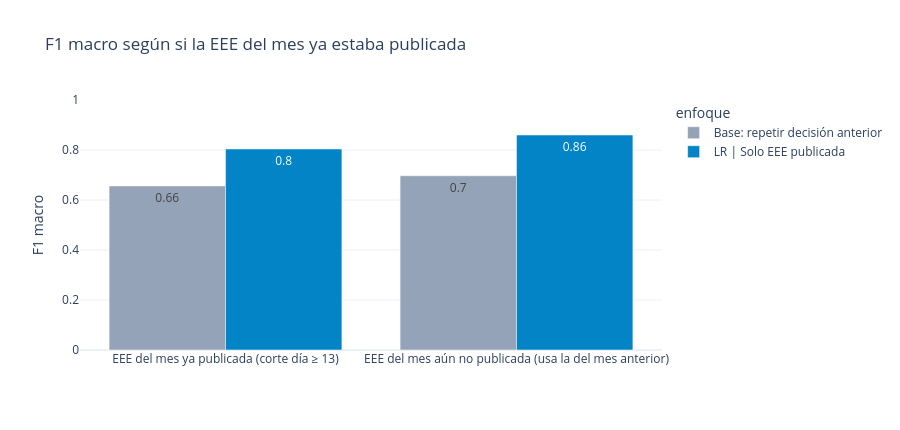

Write notebook code for a chart like this one.
### Markdown cell above
### 5.7 Sensibilidad: ¿qué pasa con la EEE y con el momento de su publicación?

La EEE (expectativa de TPM de analistas) es lo único que se acerca a la señal. Revisamos dos cosas: (1) cuánto cambiaría el resultado si **no** se respetara su fecha de publicación (fuga), y (2) si el resultado se sostiene en reuniones donde la EEE **del mismo mes** aún no estaba publicada.

### Code cell
fuga = f1m(Y_TEST, PRED["LR | ⚠ EEE mismo mes (fuga)"])
legit = f1m(Y_TEST, PRED["LR | Solo EEE publicada"])
print(f"F1 macro con EEE respetando publicación: {legit:.3f}   |   sin respetarla (fuga): {fuga:.3f}   |   diferencia: {fuga - legit:+.3f}")

mismo = F.loc[IDX, "eee_mismo_mes"].values == 1
filas_s = []
for etiqueta, mascara in [("EEE del mes ya publicada (corte día ≥ 13)", mismo), ("EEE del mes aún no publicada (usa la del mes anterior)", ~mismo)]:
    for k in ["Base: repetir decisión anterior", "LR | Solo EEE publicada"]:
        filas_s.append(dict(subconjunto=etiqueta, enfoque=k, reuniones=int(mascara.sum()),
                            accuracy=accuracy_score(Y_TEST[mascara], PRED[k][mascara]),
                            f1_macro=f1m(Y_TEST[mascara], PRED[k][mascara])))
sens = pd.DataFrame(filas_s)
display(sens.round(3))

fig = px.bar(sens, x="subconjunto", y="f1_macro", color="enfoque", barmode="group", text=sens["f1_macro"].round(2),
             color_discrete_sequence=["#94a3b8", "#0284c7"],
             title="F1 macro según si la EEE del mes ya estaba publicada")
fig.update_layout(yaxis=dict(range=[0, 1], title="F1 macro"), xaxis_title="", height=430)
fig.show()

### Figure 1 — Plotly figure (JSON) as saved in the notebook; plotly's stock layout.template omitted (floating-point values rounded to 4 significant figures)
{"data": [{"alignmentgroup": "True", "hovertemplate": "enfoque=Base: repetir decisión anterior<br>subconjunto=%{x}<br>f1_macro=%{y}<br>text=%{text}<extra></extra>", "legendgroup": "Base: repetir decisión anterior", "marker": {"color": "#94a3b8", "pattern": {"shape": ""}}, "name": "Base: repetir decisión anterior", "offsetgroup": "Base: repetir decisión anterior", "orientation": "v", "showlegend": true, "text": [0.66, 0.7], "textposition": "auto", "type": "bar", "x": ["EEE del mes ya publicada (corte día ≥ 13)", "EEE del mes aún no publicada (usa la del mes anterior)"], "xaxis": "x", "y": [0.6564, 0.6969], "yaxis": "y"}, {"alignmentgroup": "True", "hovertemplate": "enfoque=LR | Solo EEE publicada<br>subconjunto=%{x}<br>f1_macro=%{y}<br>text=%{text}<extra></extra>", "legendgroup": "LR | Solo EEE publicada", "marker": {"color": "#0284c7", "pattern": {"shape": ""}}, "name": "LR | Solo EEE publicada", "offsetgroup": "LR | Solo EEE publicada", "orientation": "v", "showlegend": true, "text": [0.8, 0.86], "textposition": "auto", "type": "bar", "x": ["EEE del mes ya publicada (corte día ≥ 13)", "EEE del mes aún no publicada (usa la del mes anterior)"], "xaxis": "x", "y": [0.8041, 0.8599], "yaxis": "y"}], "layout": {"barmode": "group", "height": 430, "legend": {"title": {"text": "enfoque"}, "tracegroupgap": 0}, "title": {"text": "F1 macro según si la EEE del mes ya estaba publicada"}, "xaxis": {"anchor": "y", "domain": [0, 1], "title": {"text": ""}}, "yaxis": {"anchor": "x", "domain": [0, 1], "range": [0, 1], "title": {"text": "F1 macro"}}}}
